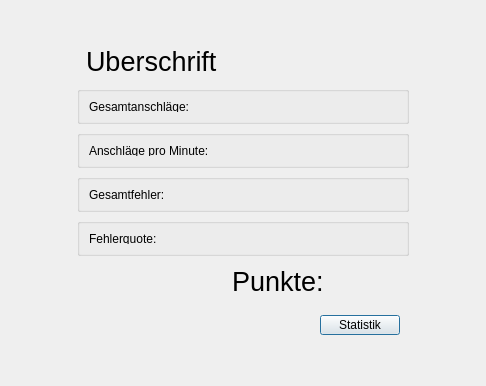
<?xml version="1.0" encoding="UTF-8"?>
<ui version="4.0">
 <class>Result</class>
 <widget class="QDialog" name="Result">
  <property name="geometry">
   <rect>
    <x>0</x>
    <y>0</y>
    <width>486</width>
    <height>386</height>
   </rect>
  </property>
  <property name="windowTitle">
   <string>Dialog</string>
  </property>
  <layout class="QGridLayout" name="gridLayout">
   <item row="1" column="0">
    <widget class="QWidget" name="widget" native="true">
     <property name="minimumSize">
      <size>
       <width>300</width>
       <height>0</height>
      </size>
     </property>
     <property name="maximumSize">
      <size>
       <width>350</width>
       <height>320</height>
      </size>
     </property>
     <layout class="QGridLayout" name="gridLayout_2">
      <item row="4" column="0" colspan="2">
       <widget class="QGroupBox" name="groupBox_4">
        <layout class="QHBoxLayout" name="horizontalLayout_4">
         <item>
          <widget class="QLabel" name="label_4">
           <property name="text">
            <string>Fehlerquote:</string>
           </property>
          </widget>
         </item>
         <item>
          <widget class="QLabel" name="errorQuote">
           <property name="text">
            <string/>
           </property>
           <property name="alignment">
            <set>Qt::AlignRight|Qt::AlignTrailing|Qt::AlignVCenter</set>
           </property>
          </widget>
         </item>
        </layout>
       </widget>
      </item>
      <item row="3" column="0" colspan="2">
       <widget class="QGroupBox" name="groupBox_3">
        <layout class="QHBoxLayout" name="horizontalLayout_3">
         <item>
          <widget class="QLabel" name="label_3">
           <property name="text">
            <string>Gesamtfehler:</string>
           </property>
          </widget>
         </item>
         <item>
          <widget class="QLabel" name="totalErrors">
           <property name="text">
            <string/>
           </property>
           <property name="alignment">
            <set>Qt::AlignRight|Qt::AlignTrailing|Qt::AlignVCenter</set>
           </property>
          </widget>
         </item>
        </layout>
       </widget>
      </item>
      <item row="5" column="0" colspan="2">
       <widget class="QWidget" name="widget_2" native="true">
        <layout class="QHBoxLayout" name="horizontalLayout_5">
         <item>
          <spacer name="horizontalSpacer">
           <property name="orientation">
            <enum>Qt::Horizontal</enum>
           </property>
           <property name="sizeHint" stdset="0">
            <size>
             <width>138</width>
             <height>20</height>
            </size>
           </property>
          </spacer>
         </item>
         <item>
          <widget class="QLabel" name="label_5">
           <property name="font">
            <font>
             <pointsize>20</pointsize>
            </font>
           </property>
           <property name="text">
            <string>Punkte:</string>
           </property>
          </widget>
         </item>
         <item>
          <widget class="QLabel" name="points">
           <property name="minimumSize">
            <size>
             <width>70</width>
             <height>0</height>
            </size>
           </property>
           <property name="font">
            <font>
             <pointsize>20</pointsize>
            </font>
           </property>
           <property name="text">
            <string/>
           </property>
           <property name="alignment">
            <set>Qt::AlignRight|Qt::AlignTrailing|Qt::AlignVCenter</set>
           </property>
          </widget>
         </item>
        </layout>
       </widget>
      </item>
      <item row="0" column="0" colspan="2">
       <widget class="QWidget" name="widget_3" native="true">
        <layout class="QHBoxLayout" name="horizontalLayout_6">
         <item>
          <widget class="QLabel" name="label_6">
           <property name="maximumSize">
            <size>
             <width>16777215</width>
             <height>50</height>
            </size>
           </property>
           <property name="font">
            <font>
             <pointsize>20</pointsize>
            </font>
           </property>
           <property name="text">
            <string>Überschrift</string>
           </property>
          </widget>
         </item>
        </layout>
       </widget>
      </item>
      <item row="2" column="0" colspan="2">
       <widget class="QGroupBox" name="groupBox_2">
        <layout class="QHBoxLayout" name="horizontalLayout_2">
         <item>
          <widget class="QLabel" name="label_2">
           <property name="text">
            <string>Anschläge pro Minute:</string>
           </property>
          </widget>
         </item>
         <item>
          <widget class="QLabel" name="apm">
           <property name="text">
            <string/>
           </property>
           <property name="alignment">
            <set>Qt::AlignRight|Qt::AlignTrailing|Qt::AlignVCenter</set>
           </property>
          </widget>
         </item>
        </layout>
       </widget>
      </item>
      <item row="1" column="0" colspan="2">
       <widget class="QGroupBox" name="groupBox">
        <layout class="QHBoxLayout" name="horizontalLayout">
         <item>
          <widget class="QLabel" name="label">
           <property name="text">
            <string>Gesamtanschläge:</string>
           </property>
          </widget>
         </item>
         <item>
          <widget class="QLabel" name="hits">
           <property name="text">
            <string/>
           </property>
           <property name="alignment">
            <set>Qt::AlignRight|Qt::AlignTrailing|Qt::AlignVCenter</set>
           </property>
          </widget>
         </item>
        </layout>
       </widget>
      </item>
      <item row="6" column="0" colspan="2">
       <widget class="QWidget" name="widget_4" native="true">
        <layout class="QHBoxLayout" name="horizontalLayout_7">
         <item>
          <spacer name="horizontalSpacer_2">
           <property name="orientation">
            <enum>Qt::Horizontal</enum>
           </property>
           <property name="sizeHint" stdset="0">
            <size>
             <width>40</width>
             <height>20</height>
            </size>
           </property>
          </spacer>
         </item>
         <item>
          <widget class="QPushButton" name="statistik">
           <property name="text">
            <string>Statistik</string>
           </property>
          </widget>
         </item>
        </layout>
       </widget>
      </item>
     </layout>
    </widget>
   </item>
  </layout>
 </widget>
 <resources/>
 <connections/>
</ui>
